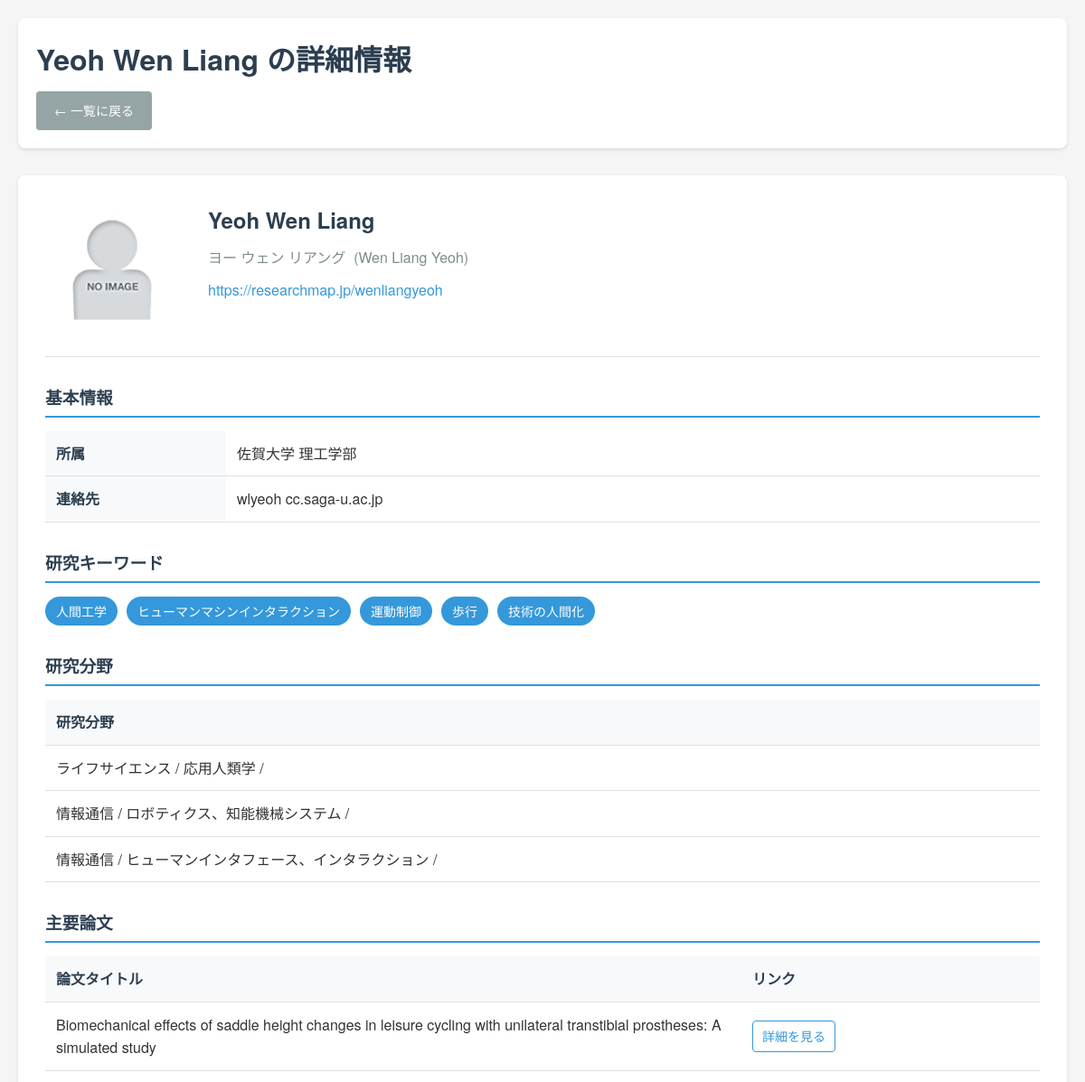
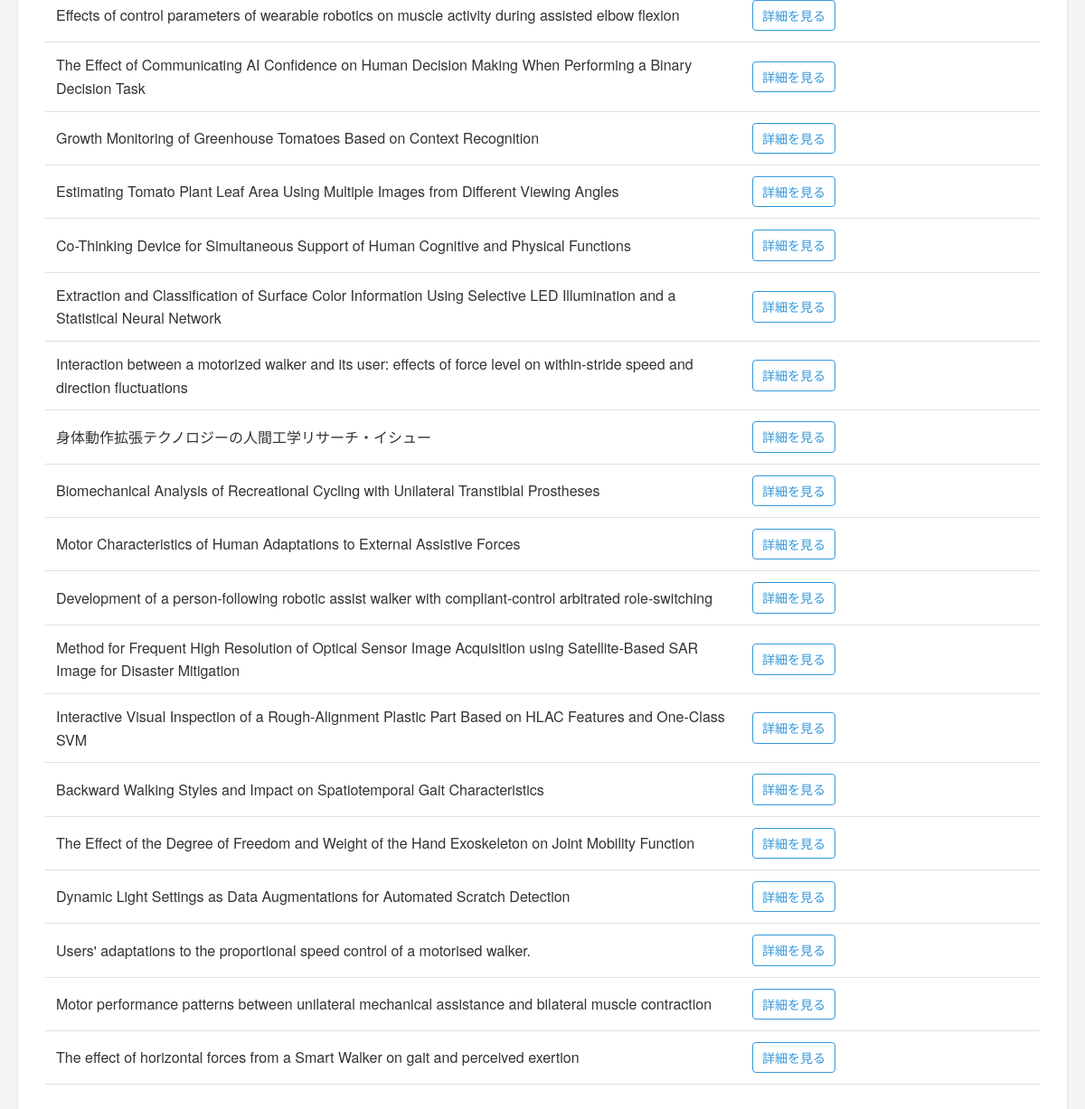
Page /teacher/24 on the committed database (2 pictures, top to bottom).
### tables this page shows
CREATE TABLE teacher (
        id   INTEGER PRIMARY KEY,
        url  TEXT UNIQUE,
        name TEXT,
        ruby TEXT,
        image TEXT
    );

CREATE TABLE basic_info (
        teacher_id INTEGER,
        key        TEXT,
        value      TEXT,
        FOREIGN KEY(teacher_id) REFERENCES teacher(id) ON DELETE CASCADE
    );

CREATE TABLE research_keyword (
        teacher_id INTEGER,
        keyword    TEXT,
        FOREIGN KEY(teacher_id) REFERENCES teacher(id) ON DELETE CASCADE
    );

CREATE TABLE research_area (
        teacher_id INTEGER,
        area       TEXT,
        FOREIGN KEY(teacher_id) REFERENCES teacher(id) ON DELETE CASCADE
    );

CREATE TABLE major_paper (
        teacher_id INTEGER,
        title      TEXT,
        link       TEXT,
        FOREIGN KEY(teacher_id) REFERENCES teacher(id) ON DELETE CASCADE
    );

### app.py (the view)
@app.route('/teacher/<int:teacher_id>')
def teacher_detail(teacher_id):
    db = get_db()
    teacher_cur = db.execute('SELECT * FROM teacher WHERE id = ?', (teacher_id,))
    teacher = teacher_cur.fetchone()
    if not teacher:
        abort(404)
    basic_info_cur = db.execute('SELECT key, value FROM basic_info WHERE teacher_id = ?', (teacher_id,))
    basic_info = basic_info_cur.fetchall()
    keywords_cur = db.execute('SELECT keyword FROM research_keyword WHERE teacher_id = ?', (teacher_id,))
    keywords = keywords_cur.fetchall()
    areas_cur = db.execute('SELECT area FROM research_area WHERE teacher_id = ?', (teacher_id,))
    areas = areas_cur.fetchall()
    papers_cur = db.execute('SELECT title, link FROM major_paper WHERE teacher_id = ? AND title IS NOT NULL', (teacher_id,))
    papers = papers_cur.fetchall()
    return render_template('detail.html',
                          teacher=teacher,
                          basic_info=basic_info,
                          keywords=keywords,
                          areas=areas,
                          papers=papers)

### app.py (called while the page is built)
def get_db():
    if 'db' not in g:
        conn = sqlite3.connect(DATABASE)
        conn.row_factory = sqlite3.Row
        g.db = conn
    return g.db

### templates/detail.html (shortened to what this page needs)
<!DOCTYPE html>
<html lang="ja">
<head>
    <link rel="stylesheet" href="{{ url_for('static', filename='css/style.css') }}">
</head>
<body>
    <div class="container">
        <header>
            <h1>{{ teacher.name }} の詳細情報</h1>
            <nav>
                <a href="{{ url_for('index') }}" class="btn btn-secondary">← 一覧に戻る</a>
            </nav>
        </header>
        <main>
            <div class="teacher-profile">
                <div class="profile-header">
                    {% if teacher.image %}
                    <img src="{{ url_for('static', filename='images/' + teacher.image.split('/')[-1]) }}" alt="{{ teacher.name }}" class="profile-image">
                    {% else %}
                    <div class="no-image-large">画像なし</div>
                    {% endif %}
                    <div class="profile-info">
                        <h2>{{ teacher.name }}</h2>
                        {% if teacher.ruby %}
                        <p class="ruby">{{ teacher.ruby }}</p>
                        {% endif %}
                        <p class="url"><a href="{{ teacher.url }}" target="_blank">{{ teacher.url }}</a></p>
                    </div>
                </div>
                {% if basic_info %}
                <section class="basic-info">
                    <h3>基本情報</h3>
                    <table class="info-table">
                        {% for info in basic_info %}
                        <tr>
                            <th>{{ info.key }}</th>
                            <td>{{ info.value }}</td>
                        </tr>
                        {% endfor %}
                    </table>
                </section>
                {% endif %}
                {% if keywords %}
                <section class="keywords">
                    <h3>研究キーワード</h3>
                    <div class="keyword-list">
                        {% for keyword in keywords %}
                        <span class="keyword-tag">{{ keyword.keyword }}</span>
                        {% endfor %}
                    </div>
                </section>
                {% endif %}
                {% if areas %}
                <section class="research-areas">
                    <h3>研究分野</h3>
                    <table class="areas-table">
                        <thead>
                            <tr>
                                <th>研究分野</th>
                            </tr>
                        </thead>
                        <tbody>
                            {% for area in areas %}
                            <tr>
                                <td>{{ area.area }}</td>
                            </tr>
                            {% endfor %}
                        </tbody>
                    </table>
                </section>
                {% endif %}
                {% if papers %}
                <section class="papers">
                    <h3>主要論文</h3>
                    <table class="papers-table">
                        <thead>
                            <tr>
                                <th>論文タイトル</th>
                                <th>リンク</th>
                            </tr>
                        </thead>
                        <tbody>
                            {% for paper in papers %}
                            <tr>
                                <td>{{ paper.title }}</td>
                                <td>
                                    {% if paper.link %}
                                    <a href="{{ paper.link }}" target="_blank" class="paper-link">詳細を見る</a>
                                    {% else %}
                                    <span class="no-link">リンクなし</span>
                                    {% endif %}
                                </td>
                            </tr>
                            {% endfor %}
                        </tbody>
                    </table>
                </section>
                {% endif %}
            </div>
        </main>
    </div>
</body>
</html>

### static/css/style.css (style rules this page uses)
* { margin: 0; padding: 0; box-sizing: border-box; }
body { font-family: 'Helvetica Neue', Arial, 'Hiragino Kaku Gothic ProN', 'Hiragino Sans', Meiryo, sans-serif; line-height: 1.6; color: #333; background-color: #f5f5f5; }
.container { max-width: 1200px; margin: 0 auto; padding: 20px; }
header { background: white; padding: 20px; margin-bottom: 30px; border-radius: 8px; box-shadow: 0 2px 4px rgba(0,0,0,0.1); }
header h1 { color: #2c3e50; margin-bottom: 10px; }
nav { margin-top: 10px; }
.btn { display: inline-block; padding: 10px 20px; text-decoration: none; border-radius: 4px; border: none; cursor: pointer; font-size: 14px; transition: background-color 0.3s; }
.btn-secondary { background-color: #95a5a6; color: white; }
.teacher-profile { background: white; padding: 30px; border-radius: 8px; box-shadow: 0 2px 4px rgba(0,0,0,0.1); }
.profile-header { display: flex; margin-bottom: 30px; padding-bottom: 20px; border-bottom: 1px solid #e0e0e0; }
.profile-image { width: 150px; height: 150px; object-fit: cover; border-radius: 8px; margin-right: 30px; }
.profile-info h2 { color: #2c3e50; margin-bottom: 10px; }
.profile-info .ruby { color: #7f8c8d; margin-bottom: 10px; }
.profile-info .url a { color: #3498db; text-decoration: none; }
section { margin-bottom: 30px; }
section h3 { color: #2c3e50; margin-bottom: 15px; padding-bottom: 5px; border-bottom: 2px solid #3498db; }
.info-table, .areas-table, .papers-table { width: 100%; border-collapse: collapse; margin-top: 10px; }
.info-table th, .info-table td, .areas-table th, .areas-table td, .papers-table th, .papers-table td { padding: 12px; text-align: left; border-bottom: 1px solid #e0e0e0; }
.info-table th, .areas-table th, .papers-table th { background-color: #f8f9fa; font-weight: bold; color: #2c3e50; }
.info-table th { width: 200px; }
.papers-table th:first-child { width: 70%; }
.papers-table th:last-child { width: 30%; }
.keyword-list { display: flex; flex-wrap: wrap; gap: 10px; }
.keyword-tag { background-color: #3498db; color: white; padding: 5px 12px; border-radius: 20px; font-size: 14px; }
.paper-link { color: #3498db; text-decoration: none; padding: 5px 10px; border: 1px solid #3498db; border-radius: 4px; display: inline-block; font-size: 14px; transition: background-color 0.3s; }

### rows in the picture
teacher: name "Yeoh Wen Liang", image (picture), ruby "ヨー ウェン リアング (Wen Liang Yeoh)", url "https://researchmap.jp/wenliangyeoh"
basic_info: key "所属", value "佐賀大学 理工学部"
basic_info: key "連絡先", value "wlyeoh cc.saga-u.ac.jp"
research_keyword: keyword "人間工学"
research_keyword: keyword "ヒューマンマシンインタラクション"
research_keyword: keyword "運動制御"
research_keyword: keyword "歩行"
research_keyword: keyword "技術の人間化"
research_area: area "ライフサイエンス / 応用人類学 /"
research_area: area "情報通信 / ロボティクス、知能機械システム /"
research_area: area "情報通信 / ヒューマンインタフェース、インタラクション /"
major_paper: title "Biomechanical effects of saddle height changes in leisure cycling with unilateral transtibial prostheses: A simulated study"
major_paper: title "Effects of control parameters of wearable robotics on muscle activity during assisted elbow flexion"
major_paper: title "The Effect of Communicating AI Confidence on Human Decision Making When Performing a Binary Decision Task"
major_paper: title "Growth Monitoring of Greenhouse Tomatoes Based on Context Recognition"
major_paper: title "Estimating Tomato Plant Leaf Area Using Multiple Images from Different Viewing Angles"
major_paper: title "Co-Thinking Device for Simultaneous Support of Human Cognitive and Physical Functions"
major_paper: title "Extraction and Classification of Surface Color Information Using Selective LED Illumination and a Statistical Neural Network"
major_paper: title "Interaction between a motorized walker and its user: effects of force level on within-stride speed and direction fluctuations"
major_paper: title "身体動作拡張テクノロジーの人間工学リサーチ・イシュー"
major_paper: title "Biomechanical Analysis of Recreational Cycling with Unilateral Transtibial Prostheses"
major_paper: title "Motor Characteristics of Human Adaptations to External Assistive Forces"
major_paper: title "Development of a person-following robotic assist walker with compliant-control arbitrated role-switching"
major_paper: title "Method for Frequent High Resolution of Optical Sensor Image Acquisition using Satellite-Based SAR Image for Disaster Mitigation"
major_paper: title "Interactive Visual Inspection of a Rough-Alignment Plastic Part Based on HLAC Features and One-Class SVM"
major_paper: title "Backward Walking Styles and Impact on Spatiotemporal Gait Characteristics"
major_paper: title "The Effect of the Degree of Freedom and Weight of the Hand Exoskeleton on Joint Mobility Function"
major_paper: title "Dynamic Light Settings as Data Augmentations for Automated Scratch Detection"
major_paper: title "Users' adaptations to the proportional speed control of a motorised walker."
major_paper: title "Motor performance patterns between unilateral mechanical assistance and bilateral muscle contraction"
major_paper: title "The effect of horizontal forces from a Smart Walker on gait and perceived exertion"
